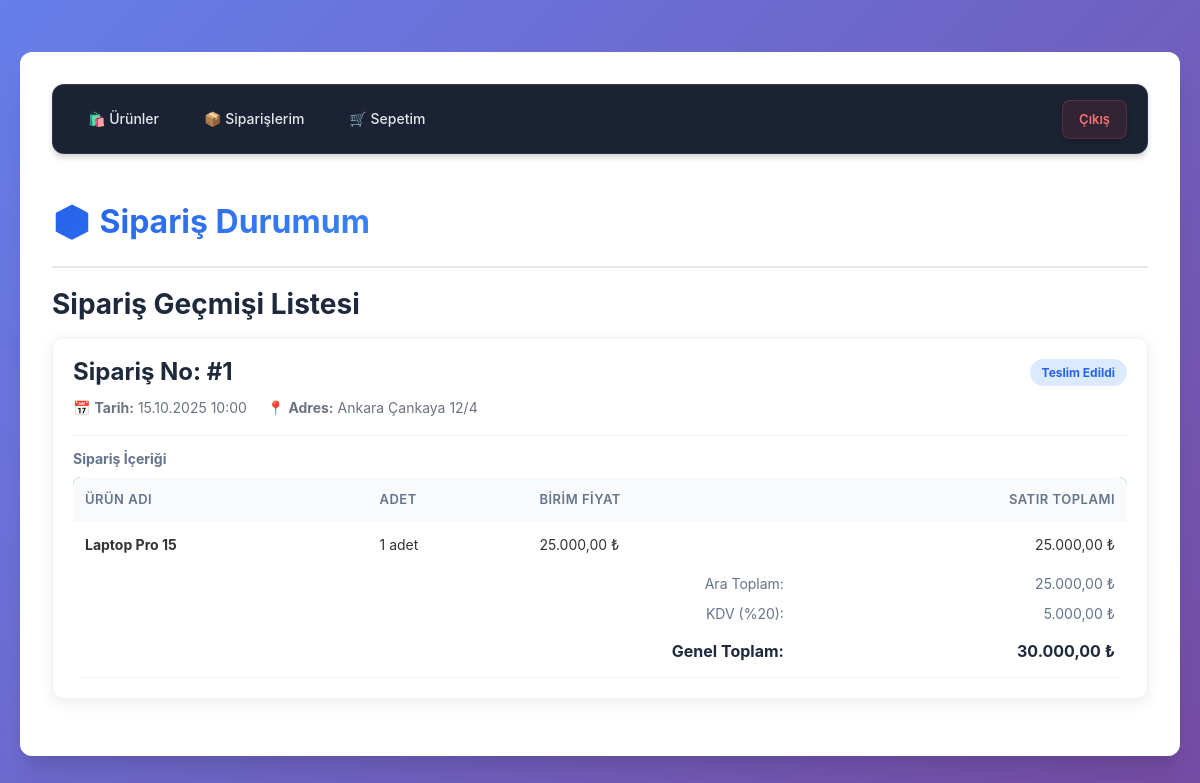
Screenshot of /musteri/dashboard.php (signed in) with the database file from the repository.
### tables this page shows
CREATE TABLE `siparis` (
  `SiparisID` int(11) NOT NULL AUTO_INCREMENT,
  `MusteriID` int(11) DEFAULT NULL,
  `SiparisTarihi` datetime DEFAULT current_timestamp(),
  `ToplamTutar` decimal(10,2) NOT NULL DEFAULT 0.00,
  `Durum` enum('Beklemede','Hazirlaniyor','Kargoda','Teslim Edildi','Iptal') DEFAULT 'Beklemede',
  `AdresID` int(11) DEFAULT NULL,
  PRIMARY KEY (`SiparisID`),
  FOREIGN KEY (`MusteriID`) REFERENCES `musteri` (`MusteriID`),
  FOREIGN KEY (`AdresID`) REFERENCES `adres` (`AdresID`)
);

CREATE TABLE `adres` (
  `AdresID` int(11) NOT NULL AUTO_INCREMENT,
  `MusteriID` int(11) DEFAULT NULL,
  `AcikAdres` text NOT NULL,
  PRIMARY KEY (`AdresID`),
  FOREIGN KEY (`MusteriID`) REFERENCES `musteri` (`MusteriID`)
);

CREATE TABLE `urun` (
  `UrunID` int(11) NOT NULL AUTO_INCREMENT,
  `UrunAdi` varchar(200) NOT NULL,
  `Fiyat` decimal(10,2) NOT NULL,
  `StokAdedi` int(11) NOT NULL DEFAULT 0,
  `KategoriID` int(11) DEFAULT NULL,
  PRIMARY KEY (`UrunID`),
  FOREIGN KEY (`KategoriID`) REFERENCES `kategori` (`KategoriID`)
);

CREATE TABLE `siparisdetay` (
  `SiparisID` int(11) NOT NULL,
  `UrunID` int(11) NOT NULL,
  `Adet` int(11) NOT NULL,
  `BirimFiyat` decimal(10,2) NOT NULL,
  PRIMARY KEY (`SiparisID`,`UrunID`),
  FOREIGN KEY (`SiparisID`) REFERENCES `siparis` (`SiparisID`),
  FOREIGN KEY (`UrunID`) REFERENCES `urun` (`UrunID`)
);

### musteri/dashboard.php (the view, shortened to what this page needs)
<?php
try {
    $database = new Database();
    $conn = $database->getConnection();
} catch (Exception $e) {
    die("Veritabanı bağlantı hatası: " . $e->getMessage());
}
$siparisler = [];
$hata = '';
$kullanici_id = $_SESSION['kullanici_id'];
$sql_musteri = "SELECT MusteriID FROM MUSTERI WHERE KullaniciID = ?";
$stmt_m = $conn->prepare($sql_musteri);
$stmt_m->execute([$kullanici_id]);
$musteri_info = $stmt_m->fetch(PDO::FETCH_ASSOC);
if ($musteri_info) {
    $musteri_id = $musteri_info['MusteriID'];
    try {
        $stmt = $conn->prepare("CALL SP_MusteriSiparisDetaylari(?)");
        $stmt->execute([$musteri_id]);
        $temp_siparisler = [];
        $results = $stmt->fetchAll(PDO::FETCH_ASSOC);
        foreach ($results as $row) {
            $siparis_id = $row['SiparisID'];
            $satir_tutari = $row['Adet'] * $row['BirimFiyat'];
            if (!isset($temp_siparisler[$siparis_id])) {
                $temp_siparisler[$siparis_id] = [
                    'SiparisID' => $row['SiparisID'],
                    'SiparisTarihi' => $row['SiparisTarihi'],
                    'AraToplam' => 0,
                    'SiparisDurumu' => $row['SiparisDurumu'],
                    'AcikAdres' => $row['AcikAdres'],
                    'Detaylar' => []
                ];
            }
            $temp_siparisler[$siparis_id]['AraToplam'] += $satir_tutari;
            $temp_siparisler[$siparis_id]['Detaylar'][] = [
                'UrunAdi' => $row['UrunAdi'],
                'Adet' => $row['Adet'],
                'BirimFiyat' => $row['BirimFiyat']
            ];
        }
        $siparisler = $temp_siparisler;
    } catch (PDOException $e) {
        $hata = "Sipariş verileri çekilemedi: " . $e->getMessage();
    }
} else {
    $hata = "Müşteri profil kaydınız bulunamadı.";
}
?>
<!DOCTYPE html>
<html lang="tr">
<head>
    <link rel="stylesheet" href="../assets/css/style.css">
</head>
<body>
    <div class="page-container fade-in">
        <?php include 'menu.php'; ?>
        <div class="header">
            <h1>📦 Sipariş Durumum</h1>
        </div>
        <h2 style="margin-top:20px; color: #1e293b;">Sipariş Geçmişi Listesi</h2>
        <?php if ($hata): ?>
            <div class="alert alert-error">
                <strong>⚠️ Hata:</strong> <?php echo htmlspecialchars($hata); ?>
            </div>
        <?php else: ?>
            <?php foreach ($siparisler as $siparis):
                $ara_toplam = $siparis['AraToplam'];
                $kdv_tutari = $ara_toplam * 0.20;
                $genel_toplam = $ara_toplam + $kdv_tutari;
            ?>
                <div class="order-card">
                    <div class="order-header">
                        <div style="display:flex; justify-content:space-between; align-items:center; margin-bottom:10px;">
                            <h3 style="margin:0; color: #1e293b;">Sipariş No: #<?php echo htmlspecialchars($siparis['SiparisID']); ?></h3>
                            <span class="status-badge"><?php echo htmlspecialchars($siparis['SiparisDurumu']); ?></span>
                        </div>
                        <div class="order-meta">
                            <span>📅 <strong>Tarih:</strong> <?php echo date("d.m.Y H:i", strtotime($siparis['SiparisTarihi'])); ?></span>
                            <span>📍 <strong>Adres:</strong> <?php echo htmlspecialchars($siparis['AcikAdres']); ?></span>
                        </div>
                    </div>
                    <h4 style="margin: 15px 0 10px 0; color: #64748b; font-size: 14px;">Sipariş İçeriği</h4>
                    <table>
                        <thead>
                            <tr>
                                <th>Ürün Adı</th>
                                <th>Adet</th>
                                <th>Birim Fiyat</th>
                                <th class="text-right">Satır Toplamı</th>
                            </tr>
                        </thead>
                        <tbody>
                            <?php foreach ($siparis['Detaylar'] as $detay): ?>
                                <tr>
                                    <td><strong><?php echo htmlspecialchars($detay['UrunAdi']); ?></strong></td>
                                    <td><?php echo htmlspecialchars($detay['Adet']); ?> adet</td>
                                    <td><?php echo number_format($detay['BirimFiyat'], 2, ',', '.'); ?> ₺</td>
                                    <td class="text-right"><?php echo number_format($detay['Adet'] * $detay['BirimFiyat'], 2, ',', '.'); ?> ₺</td>
                                </tr>
                            <?php endforeach; ?>
                        </tbody>
                        <tfoot>
                            <tr class="total-row">
                                <td colspan="3" class="text-right">Ara Toplam:</td>
                                <td class="text-right"><?php echo number_format($ara_toplam, 2, ',', '.'); ?> ₺</td>
                            </tr>
                            <tr class="total-row">
                                <td colspan="3" class="text-right">KDV (%20):</td>
                                <td class="text-right"><?php echo number_format($kdv_tutari, 2, ',', '.'); ?> ₺</td>
                            </tr>
                            <tr class="grand-total">
                                <td colspan="3" class="text-right">Genel Toplam:</td>
                                <td class="text-right price-text"><?php echo number_format($genel_toplam, 2, ',', '.'); ?> ₺</td>
                            </tr>
                        </tfoot>
                    </table>
                </div>
            <?php endforeach; ?>
        <?php endif; ?>
    </div>
</body>
</html>

### assets/css/style.css (style rules this page uses)
:root { --primary-color: #2563eb; --primary-dark: #1e40af; --primary-light: #3b82f6; --secondary-color: #10b981; --danger-color: #ef4444; --warning-color: #f59e0b; --success-color: #10b981; --info-color: #06b6d4; --text-primary: #1f2937; --text-secondary: #6b7280; --text-light: #9ca3af; --bg-primary: #ffffff; --bg-secondary: #f9fafb; --bg-tertiary: #f3f4f6; --bg-dark: #111827; --border-color: #e5e7eb; --border-radius: 8px; --border-radius-lg: 12px; --shadow-sm: 0 1px 2px 0 rgba(0, 0, 0, 0.05); --shadow-md: 0 4px 6px -1px rgba(0, 0, 0, 0.1), 0 2px 4px -1px rgba(0, 0, 0, 0.06); --shadow-lg: 0 10px 15px -3px rgba(0, 0, 0, 0.1), 0 4px 6px -2px rgba(0, 0, 0, 0.05); --shadow-xl: 0 20px 25px -5px rgba(0, 0, 0, 0.1), 0 10px 10px -5px rgba(0, 0, 0, 0.04); --transition: all 0.3s cubic-bezier(0.4, 0, 0.2, 1); }
* { margin: 0; padding: 0; box-sizing: border-box; }
body { font-family: -apple-system, BlinkMacSystemFont, 'Segoe UI', Roboto, 'Helvetica Neue', Arial, sans-serif; line-height: 1.6; color: var(--text-primary); background: linear-gradient(135deg, #667eea 0%, #764ba2 100%); min-height: 100vh; padding: 20px; }
h1, h2, h3, h4, h5, h6 { font-weight: 700; line-height: 1.2; margin-bottom: 1rem; color: var(--text-primary); }
h1 { font-size: 2rem; }
h2 { font-size: 1.75rem; }
h3 { font-size: 1.5rem; }
h4 { font-size: 1.25rem; }
.page-container { max-width: 1400px; margin: 0 auto; background: var(--bg-primary); border-radius: var(--border-radius-lg); box-shadow: var(--shadow-xl); padding: 2rem; margin-top: 2rem; margin-bottom: 2rem; }
.header { display: flex; justify-content: space-between; align-items: center; padding: 1.5rem 0; border-bottom: 2px solid var(--border-color); margin-bottom: 2rem; }
.header h1 { margin: 0; background: linear-gradient(135deg, var(--primary-color), var(--primary-light)); -webkit-background-clip: text; -webkit-text-fill-color: transparent; background-clip: text; }
table { width: 100%; border-collapse: collapse; background: var(--bg-primary); border-radius: var(--border-radius); overflow: hidden; }
thead { background: linear-gradient(135deg, var(--primary-color), var(--primary-light)); color: white; }
th { padding: 1rem; text-align: left; font-weight: 600; text-transform: uppercase; font-size: 0.875rem; letter-spacing: 0.5px; }
td { padding: 1rem; border-bottom: 1px solid var(--border-color); }
tbody tr { transition: var(--transition); }
tbody tr:last-child td { border-bottom: none; }
.status-badge { padding: 0.5rem 1rem; border-radius: 9999px; font-size: 0.875rem; font-weight: 600; background: var(--warning-color); color: white; display: inline-block; }
.order-card { background: var(--bg-primary); border: 1px solid var(--border-color); border-radius: var(--border-radius-lg); padding: 1.5rem; margin-bottom: 1.5rem; box-shadow: var(--shadow-md); transition: var(--transition); }
.order-header { border-bottom: 2px solid var(--border-color); padding-bottom: 1rem; margin-bottom: 1rem; }
.order-header h3 { color: var(--primary-color); margin-bottom: 0.5rem; }
.order-meta { display: flex; flex-wrap: wrap; gap: 1rem; margin-top: 0.5rem; font-size: 0.9rem; color: var(--text-secondary); }
.order-meta span { display: flex; align-items: center; gap: 0.25rem; }
.text-right { text-align: right; }
.fade-in { animation: fadeIn 0.5s ease-out; }

### musteri/dashboard.php (style rules this page uses)
.header { margin-bottom: 20px; }
.order-card { background: #fff; border-radius: 12px; padding: 20px; margin-bottom: 25px; box-shadow: 0 4px 15px rgba(0,0,0,0.08); color: #333; border: 1px solid #eef2f7; }
.order-header { border-bottom: 1px solid #f1f5f9; margin-bottom: 15px; padding-bottom: 15px; }
.order-meta { display: flex; gap: 20px; flex-wrap: wrap; font-size: 14px; align-items: center; }
.status-badge { background: #dbeafe; color: #2563eb; padding: 4px 12px; border-radius: 999px; font-weight: bold; font-size: 12px; }
table { width: 100%; border-collapse: collapse; margin-top: 10px; }
th { text-align: left; padding: 12px; background: #f8fafc; color: #64748b; font-size: 13px; text-transform: uppercase; }
td { padding: 12px; border-bottom: 1px solid #f1f5f9; font-size: 14px; }
.text-right { text-align: right; }
.total-row td { border: none; padding: 4px 12px; color: #64748b; }
.grand-total td { font-size: 16px; color: #1e293b; font-weight: bold; padding-top: 10px; }
.price-text { color: #2563eb; font-weight: bold; }

### rows the page displays
siparis: SiparisID "1", Durum "Teslim Edildi", SiparisTarihi "15.10.2025 10:00", AdresID.AcikAdres "Ankara Çankaya 12/4", urun.UrunAdi "Laptop Pro 15", siparisdetay.Adet "1", siparisdetay.BirimFiyat "25.000,00", siparisdetay.Adet+BirimFiyat "25.000,00", ara_toplam "25.000,00", kdv_tutari "5.000,00", genel_toplam "30.000,00"
